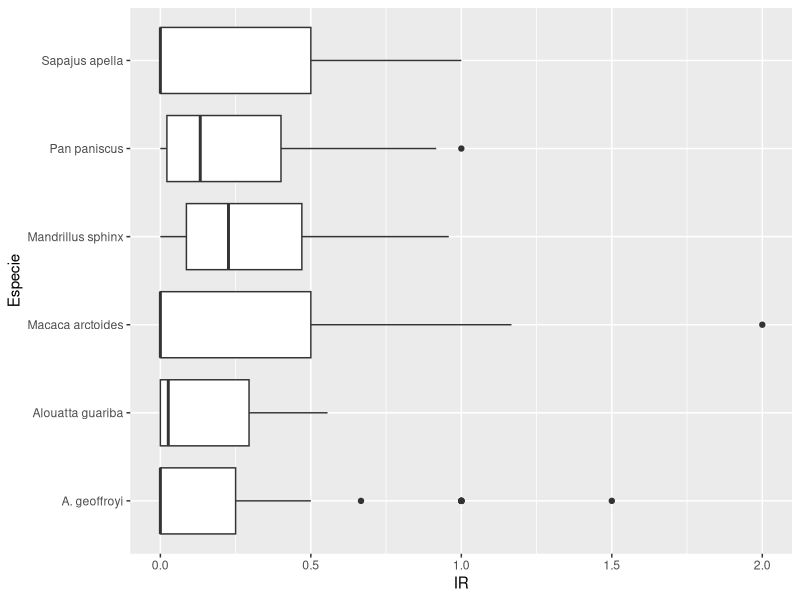
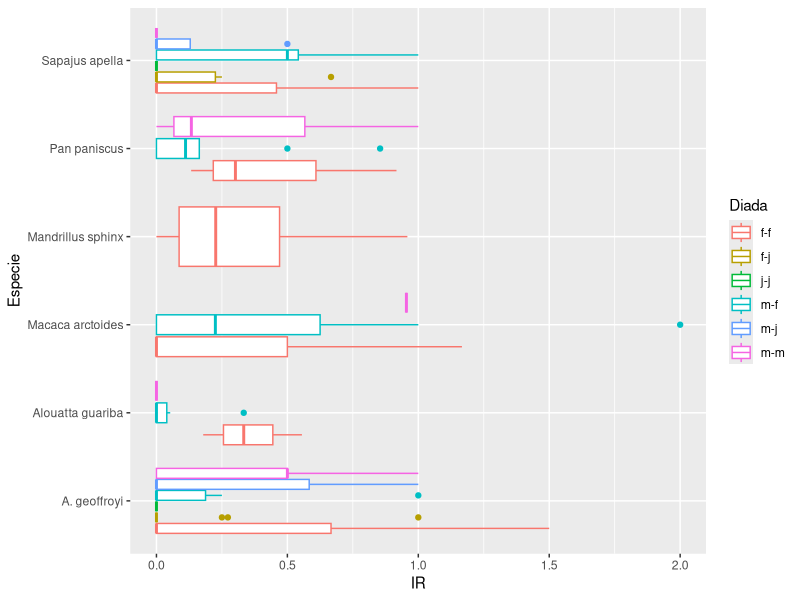

Recreate these plots in R, in order.
library(tidyverse)
eventos <- read_csv("grooming-ev.csv")

############ BOXPLOT GENERAL
eventos %>% ggplot(aes(x=Especie,y=IR))+
    geom_boxplot() +
    coord_flip()

############ BOXPLOT POR DIADA
eventos %>% ggplot(aes(x=Especie,y=IR,color=Diada))+
    geom_boxplot() +
    coord_flip()